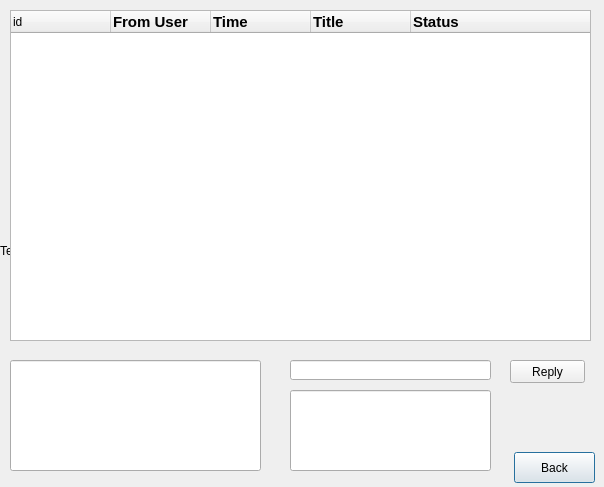
<?xml version="1.0" encoding="UTF-8"?>
<ui version="4.0">
 <class>lib_message</class>
 <widget class="QDialog" name="lib_message">
  <property name="geometry">
   <rect>
    <x>0</x>
    <y>0</y>
    <width>604</width>
    <height>487</height>
   </rect>
  </property>
  <property name="windowTitle">
   <string>Dialog</string>
  </property>
  <widget class="QTreeWidget" name="mess_preview">
   <property name="geometry">
    <rect>
     <x>10</x>
     <y>10</y>
     <width>581</width>
     <height>331</height>
    </rect>
   </property>
   <column>
    <property name="text">
     <string notr="true">id</string>
    </property>
   </column>
   <column>
    <property name="text">
     <string notr="true">From User</string>
    </property>
    <property name="font">
     <font>
      <pointsize>11</pointsize>
      <weight>75</weight>
      <bold>true</bold>
     </font>
    </property>
   </column>
   <column>
    <property name="text">
     <string>Time</string>
    </property>
    <property name="font">
     <font>
      <pointsize>11</pointsize>
      <weight>75</weight>
      <bold>true</bold>
     </font>
    </property>
   </column>
   <column>
    <property name="text">
     <string>Title</string>
    </property>
    <property name="font">
     <font>
      <pointsize>11</pointsize>
      <weight>75</weight>
      <bold>true</bold>
     </font>
    </property>
   </column>
   <column>
    <property name="text">
     <string>Status</string>
    </property>
    <property name="font">
     <font>
      <pointsize>11</pointsize>
      <weight>75</weight>
      <bold>true</bold>
     </font>
    </property>
   </column>
  </widget>
  <widget class="QLineEdit" name="mess_box">
   <property name="geometry">
    <rect>
     <x>10</x>
     <y>360</y>
     <width>251</width>
     <height>111</height>
    </rect>
   </property>
   <property name="alignment">
    <set>Qt::AlignLeading|Qt::AlignLeft|Qt::AlignTop</set>
   </property>
  </widget>
  <widget class="QPushButton" name="back">
   <property name="geometry">
    <rect>
     <x>514</x>
     <y>452</y>
     <width>81</width>
     <height>31</height>
    </rect>
   </property>
   <property name="text">
    <string>Back</string>
   </property>
   <property name="icon">
    <iconset>
     <normaloff>image/48/sign-right.png</normaloff>image/48/sign-right.png</iconset>
   </property>
   <property name="iconSize">
    <size>
     <width>20</width>
     <height>20</height>
    </size>
   </property>
  </widget>
  <widget class="QPushButton" name="reply">
   <property name="geometry">
    <rect>
     <x>510</x>
     <y>360</y>
     <width>75</width>
     <height>23</height>
    </rect>
   </property>
   <property name="text">
    <string>Reply</string>
   </property>
   <property name="icon">
    <iconset>
     <normaloff>image/48/bubbles-alt.png</normaloff>image/48/bubbles-alt.png</iconset>
   </property>
  </widget>
  <widget class="QLineEdit" name="title">
   <property name="geometry">
    <rect>
     <x>290</x>
     <y>360</y>
     <width>201</width>
     <height>20</height>
    </rect>
   </property>
  </widget>
  <widget class="QLineEdit" name="replay_edit">
   <property name="geometry">
    <rect>
     <x>290</x>
     <y>390</y>
     <width>201</width>
     <height>81</height>
    </rect>
   </property>
   <property name="alignment">
    <set>Qt::AlignLeading|Qt::AlignLeft|Qt::AlignTop</set>
   </property>
  </widget>
  <widget class="QLabel" name="label">
   <property name="geometry">
    <rect>
     <x>0</x>
     <y>0</y>
     <width>621</width>
     <height>501</height>
    </rect>
   </property>
   <property name="text">
    <string>TextLabel</string>
   </property>
   <property name="scaledContents">
    <bool>true</bool>
   </property>
  </widget>
  <zorder>label</zorder>
  <zorder>mess_preview</zorder>
  <zorder>mess_box</zorder>
  <zorder>back</zorder>
  <zorder>reply</zorder>
  <zorder>title</zorder>
  <zorder>replay_edit</zorder>
 </widget>
 <resources/>
 <connections/>
</ui>
